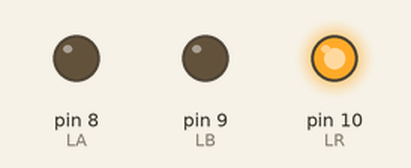
Recording of a sketch running on a simulated Arduino Uno, built with avr-gcc and run on an emulated ATmega328P. On the bench: output pins drawn as LEDs (lit = HIGH).

Above: at 0.2 s.
At 0.7 s:
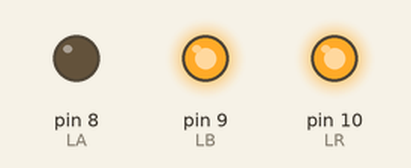
At 1.2 s:
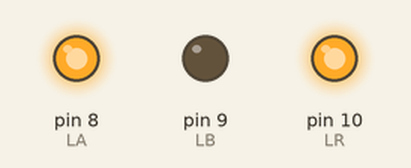
At 1.7 s:
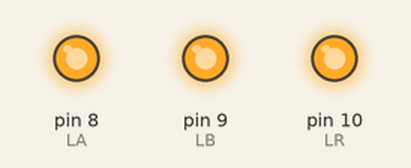
Timing chart, 0 to 3.0 s (numbered marks = the images above):
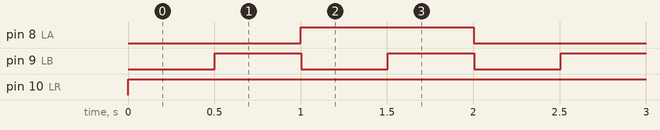

The sketch:

hilosSinLibreria.ino
```cpp
#define LA 8
#define LB 9
#define LR 10

void setup() {
  pinMode (LA,OUTPUT);
  pinMode (LB,OUTPUT);
  pinMode (LR,OUTPUT);
}

void loop() {
  hiloLA();
  hiloLB();
  hiloLR();
}

void hiloLA(){
  static long ultimotiming = 0;
  static int estadoLED = LOW;

  long timing = millis();

  if(timing - ultimotiming > 1000){
    ultimotiming = timing;
    if(estadoLED == LOW){
      digitalWrite(LA, HIGH);
      estadoLED = HIGH;
    }else{
      digitalWrite(LA, LOW);
      estadoLED = LOW;
    }
  }
}


void hiloLB(){
  static long ultimotiming = 0;
  static int estadoLED = LOW;

  long timing = millis();

  if(timing - ultimotiming > 500){
    ultimotiming = timing;
    estadoLED = !estadoLED;
    digitalWrite(LB, estadoLED);
  }
}

void hiloLR(){
  digitalWrite(LR, HIGH);
}
```

Measured:
- by itself, pin 8 (LA): alternates HIGH for 1.0 s and LOW for 1.0 s
- by itself, pin 9 (LB): alternates HIGH for 0.50 s and LOW for 0.50 s
- by itself, pin 10 (LR): LOW → HIGH at 0.00 s
